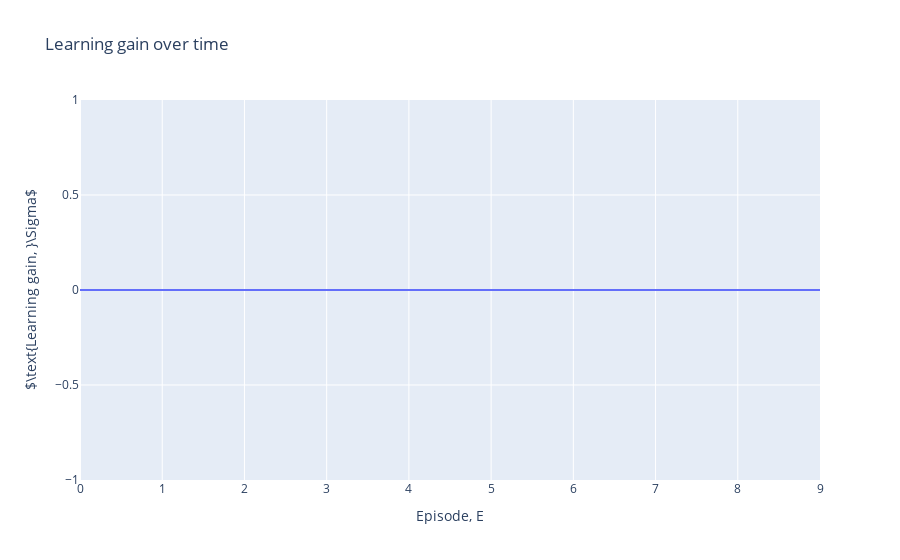

The notebook cell saved with this chart:
### Markdown cell above
## Plot learning gain over time

### Code cell
fig = go.Figure()
fig.add_trace(go.Scatter(x=np.arange(Ne), y=Σ, mode='lines'))
fig.update_layout(
    title="Learning gain over time",
    xaxis_title="Episode, E",
    yaxis_title=r"$\text{Learning gain, }\Sigma$",
)
fig.show()

### Figure 1 — Plotly figure (JSON) as saved in the notebook; plotly's stock layout.template omitted (floating-point values rounded to 4 significant figures)
{"data": [{"mode": "lines", "type": "scatter", "x": [0, 1, 2, 3, 4, 5, 6, 7, 8, 9], "y": [0, 0, 0, 0, 0, 0, 0, 0, 0, 0]}], "layout": {"title": {"text": "Learning gain over time"}, "xaxis": {"title": {"text": "Episode, E"}}, "yaxis": {"title": {"text": "$\\text{Learning gain, }\\Sigma$"}}}}
